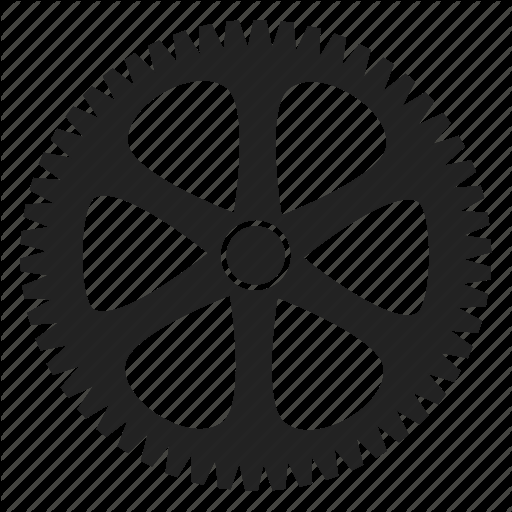
#> input picture engrenagens/engre2.png, 512 x 512 px, found by its file name
$ python gears6.py
#> lines starting #> are read from the running program, lines starting #| are printed output that depends on the picture; after the words box and inside, x2 and y2 are one past the last pixel; in counts of white or black regions, pixels touching at a corner belong together
import cv2

img = cv2.imread('C:\\Users\\Martim\\OneDrive\\Scripts Python\\engrenagens\\engre2.png',cv2.IMREAD_COLOR)
#> img is the input picture: shape (512, 512, 3); mean B, G, R 27, 27.8, 27.8

gray = cv2.cvtColor(img, cv2.COLOR_RGB2GRAY)
bilateral = cv2.bilateralFilter(gray, 9, 75, 75)
canny = cv2.Canny(bilateral, 50, 150)
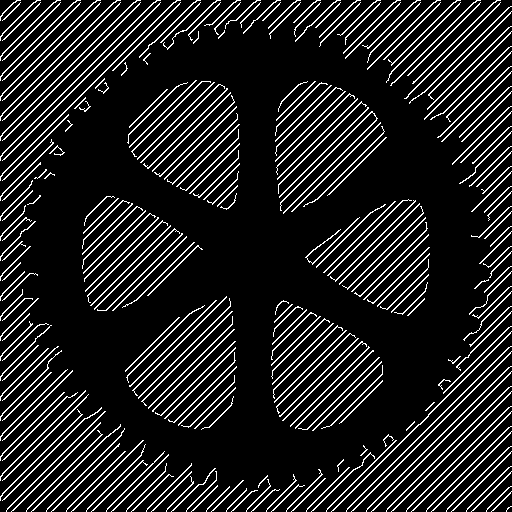
#> canny: shape (512, 512); 12.5% white in thin lines or dots

corners    = cv2.goodFeaturesToTrack(canny,200,0.2,25)
#> corners = 131 rows, first 8: [470, 345], [181, 233], [279, 416], [152, 411], [129, 386], [373, 350], [158, 217], [132, 203]

for i in range(len(corners)):
    cv2.circle(img, (corners[i][0][0], corners[i][0][1]), 5, 255, -1)
#> this loop made 131 passes
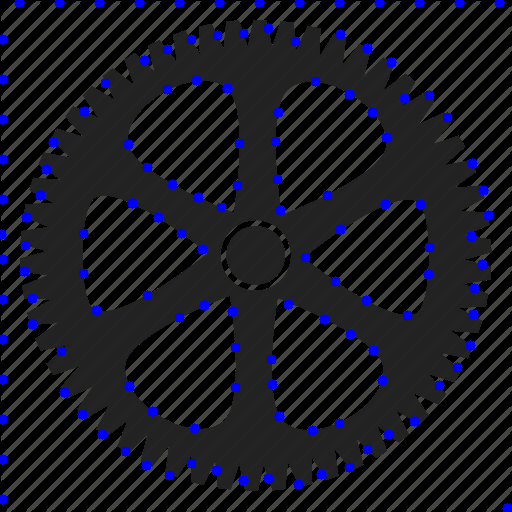
#> img: shape (512, 512, 3); 3.87% of pixels changed, all inside (x1, y1, x2, y2) = (0, 0, 512, 512)

cv2.imshow('dilated', img)
cv2.waitKey(0)
